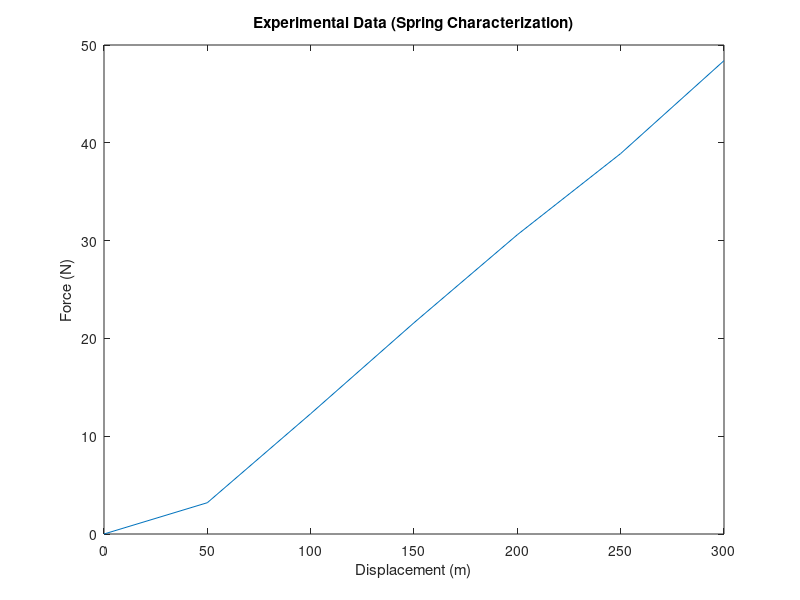
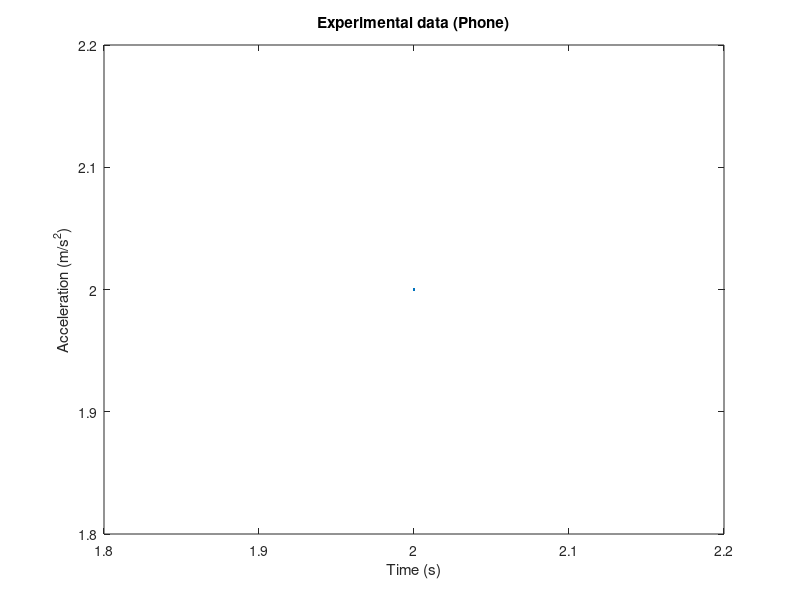
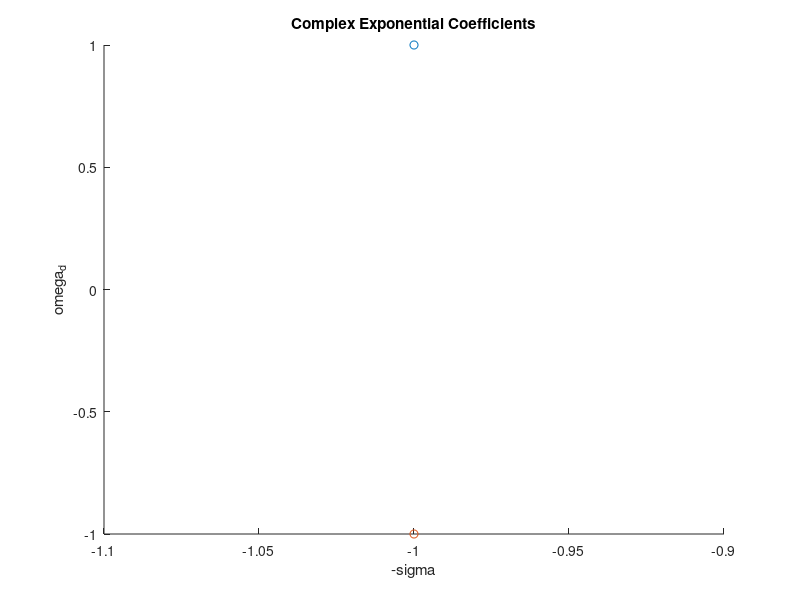

These figures' MATLAB source, in order:
mass = 1;
k = 1; % spring constant, N/m
c = 0; % damping coeff, (N * s)/m
sigma = 1; % exponential decay rate, 1/s
omega_d = 1; % damped freq, rad/s
omega_n_1 = 1; % natural freq from measured mass/stiffness, rad/s
omega_n_2 = 1; % natural freq from accel, rad/s
zeta = 1; % damping ratio, dimensionless

% measured data (spring)
force = [0 3.2 12.3 21.6 30.6 38.9 48.4];
displacement = [0 50 100 150 200 250 300];

figure();
plot(displacement, force);
title("Experimental Data (Spring Characterization)")
xlabel("Displacement (m)");
ylabel("Force (N)");

% measured data (phone)
accel = [2];
time = [2];
figure();
plot(time, accel);
title("Experimental data (Phone)")
xlabel("Time (s)");
ylabel("Acceleration (m/s^2)")

% complex exponential coeffs
figure();
scatter(-sigma, omega_d);
hold on;
scatter(-sigma, -omega_d);
title("Complex Exponential Coefficients")
xlabel("-\sigma")
ylabel("\omega_d")

